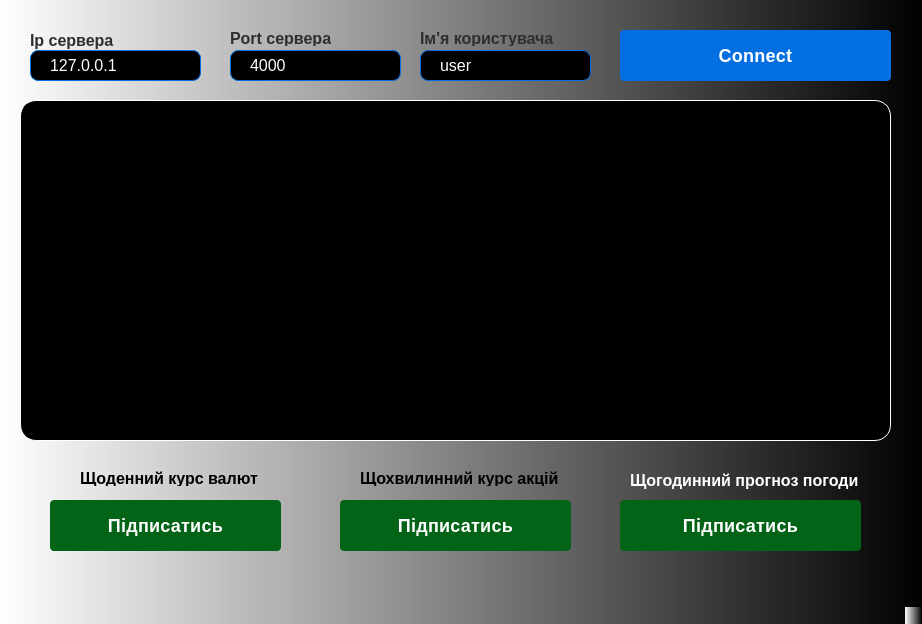
<?xml version="1.0" encoding="UTF-8"?>
<ui version="4.0">
 <class>client</class>
 <widget class="QMainWindow" name="client">
  <property name="geometry">
   <rect>
    <x>0</x>
    <y>0</y>
    <width>922</width>
    <height>624</height>
   </rect>
  </property>
  <property name="windowTitle">
   <string>client</string>
  </property>
  <property name="styleSheet">
   <string notr="true">background: qlineargradient(spread:pad, x1:0, y1:0, x2:1, y2:0, stop:0 rgba(255, 255, 255, 255), stop:1 rgba(0, 0, 0, 255));
</string>
  </property>
  <widget class="QWidget" name="centralwidget">
   <widget class="QPushButton" name="connectServer">
    <property name="geometry">
     <rect>
      <x>620</x>
      <y>30</y>
      <width>271</width>
      <height>51</height>
     </rect>
    </property>
    <property name="cursor">
     <cursorShape>PointingHandCursor</cursorShape>
    </property>
    <property name="styleSheet">
     <string notr="true">padding: 12px 24px;
font-weight: 500;
font-size: 18px;
letter-spacing: 0.25px;
border-radius: 4px;
border: 0;
text-decoration: none;
color: #FFFFFF;
background: #046FE0;
</string>
    </property>
    <property name="text">
     <string>Connect</string>
    </property>
   </widget>
   <widget class="QPushButton" name="push_weather_forecast">
    <property name="geometry">
     <rect>
      <x>620</x>
      <y>500</y>
      <width>241</width>
      <height>51</height>
     </rect>
    </property>
    <property name="cursor">
     <cursorShape>PointingHandCursor</cursorShape>
    </property>
    <property name="styleSheet">
     <string notr="true">padding: 12px 24px;
font-weight: 500;
font-size: 18px;
letter-spacing: 0.25px;
border-radius: 4px;
border: 0;
text-decoration: none;
color: #FFFFFF;
background: #036317;</string>
    </property>
    <property name="text">
     <string>Підписатись</string>
    </property>
   </widget>
   <widget class="QPushButton" name="push_shares_rate">
    <property name="geometry">
     <rect>
      <x>340</x>
      <y>500</y>
      <width>231</width>
      <height>51</height>
     </rect>
    </property>
    <property name="cursor">
     <cursorShape>PointingHandCursor</cursorShape>
    </property>
    <property name="styleSheet">
     <string notr="true">padding: 12px 24px;
font-weight: 500;
font-size: 18px;
letter-spacing: 0.25px;
border-radius: 4px;
border: 0;
text-decoration: none;
color: #FFFFFF;
background: #036317;</string>
    </property>
    <property name="text">
     <string>Підписатись</string>
    </property>
   </widget>
   <widget class="QPushButton" name="push_exchange_rate">
    <property name="geometry">
     <rect>
      <x>50</x>
      <y>500</y>
      <width>231</width>
      <height>51</height>
     </rect>
    </property>
    <property name="cursor">
     <cursorShape>PointingHandCursor</cursorShape>
    </property>
    <property name="styleSheet">
     <string notr="true">padding: 12px 24px;
font-weight: 500;
font-size: 18px;
letter-spacing: 0.25px;
border-radius: 4px;
border: 0;
text-decoration: none;
color: #FFFFFF;
background: #036317;</string>
    </property>
    <property name="text">
     <string>Підписатись</string>
    </property>
   </widget>
   <widget class="QLabel" name="label">
    <property name="geometry">
     <rect>
      <x>630</x>
      <y>470</y>
      <width>241</width>
      <height>20</height>
     </rect>
    </property>
    <property name="styleSheet">
     <string notr="true">font-weight: 500;
font-size: 16px;
color: #fff;
background: transparent;</string>
    </property>
    <property name="text">
     <string>Щогодинний прогноз погоди</string>
    </property>
   </widget>
   <widget class="QLabel" name="label_2">
    <property name="geometry">
     <rect>
      <x>360</x>
      <y>470</y>
      <width>231</width>
      <height>16</height>
     </rect>
    </property>
    <property name="styleSheet">
     <string notr="true">font-weight: 500;
font-size: 16px;
color: #000;
background: transparent;</string>
    </property>
    <property name="text">
     <string>Щохвилинний курс акцій</string>
    </property>
   </widget>
   <widget class="QLabel" name="label_3">
    <property name="geometry">
     <rect>
      <x>80</x>
      <y>470</y>
      <width>191</width>
      <height>16</height>
     </rect>
    </property>
    <property name="styleSheet">
     <string notr="true">font-weight: 500;
font-size: 16px;
color: #000;
background: transparent;</string>
    </property>
    <property name="text">
     <string>Щоденний курс валют</string>
    </property>
   </widget>
   <widget class="QLineEdit" name="ip_input">
    <property name="geometry">
     <rect>
      <x>30</x>
      <y>50</y>
      <width>171</width>
      <height>31</height>
     </rect>
    </property>
    <property name="styleSheet">
     <string notr="true">border-radius: 8px;
border: 1px solid #046FE0;
height: 50px;
font-weight: 400;
font-size: 16px;
line-height: 1.5;
color: #fff;
background: #000;
padding: 0 17px;</string>
    </property>
    <property name="text">
     <string>127.0.0.1</string>
    </property>
   </widget>
   <widget class="QLabel" name="ip_label">
    <property name="geometry">
     <rect>
      <x>30</x>
      <y>30</y>
      <width>111</width>
      <height>20</height>
     </rect>
    </property>
    <property name="styleSheet">
     <string notr="true">font-weight: 500;
font-size: 16px;
color: #2e2e2e;
background: transparent;</string>
    </property>
    <property name="text">
     <string>Ip сервера</string>
    </property>
   </widget>
   <widget class="QLabel" name="port_label">
    <property name="geometry">
     <rect>
      <x>230</x>
      <y>30</y>
      <width>101</width>
      <height>16</height>
     </rect>
    </property>
    <property name="styleSheet">
     <string notr="true">font-weight: 500;
font-size: 16px;
color: #2e2e2e;
background: transparent;</string>
    </property>
    <property name="text">
     <string>Port сервера</string>
    </property>
   </widget>
   <widget class="QLineEdit" name="port_input">
    <property name="geometry">
     <rect>
      <x>230</x>
      <y>50</y>
      <width>171</width>
      <height>31</height>
     </rect>
    </property>
    <property name="styleSheet">
     <string notr="true">border-radius: 8px;
border: 1px solid #046FE0;
height: 50px;
font-weight: 400;
font-size: 16px;
line-height: 1.5;
color: #fff;
background: #000;
padding: 0 17px;</string>
    </property>
    <property name="text">
     <string>4000</string>
    </property>
   </widget>
   <widget class="QTextBrowser" name="textBrowser">
    <property name="geometry">
     <rect>
      <x>20</x>
      <y>100</y>
      <width>871</width>
      <height>341</height>
     </rect>
    </property>
    <property name="styleSheet">
     <string notr="true">border-radius: 16px;
border: 1px solid #fff;
background: #000;
color: #fff;
font-size: 16px;
line-height: 1.3;
padding: 10px;</string>
    </property>
    <property name="html">
     <string>&lt;!DOCTYPE HTML PUBLIC &quot;-//W3C//DTD HTML 4.0//EN&quot; &quot;http://www.w3.org/TR/REC-html40/strict.dtd&quot;&gt;
&lt;html&gt;&lt;head&gt;&lt;meta name=&quot;qrichtext&quot; content=&quot;1&quot; /&gt;&lt;meta charset=&quot;utf-8&quot; /&gt;&lt;style type=&quot;text/css&quot;&gt;
p, li { white-space: pre-wrap; }
hr { height: 1px; border-width: 0; }
li.unchecked::marker { content: &quot;\2610&quot;; }
li.checked::marker { content: &quot;\2612&quot;; }
&lt;/style&gt;&lt;/head&gt;&lt;body style=&quot; font-family:'.AppleSystemUIFont'; font-size:16px; font-weight:400; font-style:normal;&quot;&gt;
&lt;p style=&quot;-qt-paragraph-type:empty; margin-top:0px; margin-bottom:0px; margin-left:0px; margin-right:0px; -qt-block-indent:0; text-indent:0px;&quot;&gt;&lt;br /&gt;&lt;/p&gt;&lt;/body&gt;&lt;/html&gt;</string>
    </property>
   </widget>
   <widget class="QLineEdit" name="port_input_2">
    <property name="geometry">
     <rect>
      <x>420</x>
      <y>50</y>
      <width>171</width>
      <height>31</height>
     </rect>
    </property>
    <property name="styleSheet">
     <string notr="true">border-radius: 8px;
border: 1px solid #046FE0;
height: 50px;
font-weight: 400;
font-size: 16px;
line-height: 1.5;
color: #fff;
background: #000;
padding: 0 17px;</string>
    </property>
    <property name="text">
     <string>user</string>
    </property>
   </widget>
   <widget class="QLabel" name="port_label_2">
    <property name="geometry">
     <rect>
      <x>420</x>
      <y>30</y>
      <width>141</width>
      <height>16</height>
     </rect>
    </property>
    <property name="styleSheet">
     <string notr="true">font-weight: 500;
font-size: 16px;
color: #2e2e2e;
background: transparent;</string>
    </property>
    <property name="text">
     <string>Ім'я користувача</string>
    </property>
   </widget>
  </widget>
  <widget class="QMenuBar" name="menubar">
   <property name="geometry">
    <rect>
     <x>0</x>
     <y>0</y>
     <width>922</width>
     <height>22</height>
    </rect>
   </property>
  </widget>
  <widget class="QStatusBar" name="statusbar"/>
 </widget>
 <resources/>
 <connections/>
</ui>
